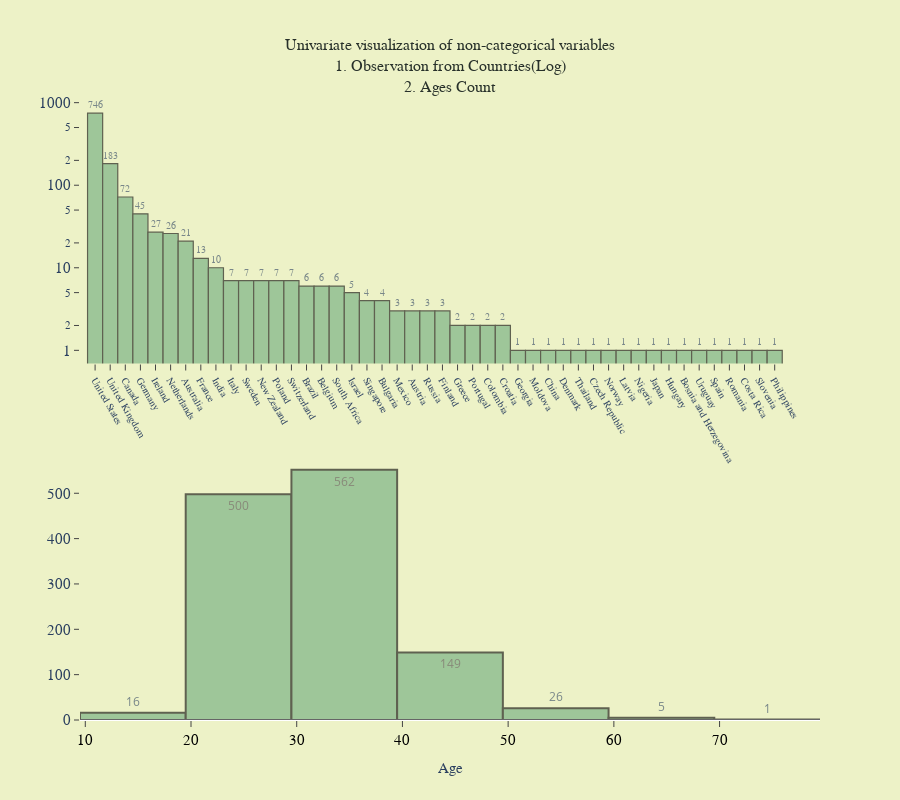

Notebook cell for this chart:
### Code cell
# Create a subplot with 2 rows and 1 column
fig = make_subplots(rows = 2, cols=1)

# Add a bar plot to the first subplot
fig.append_trace(go.Bar(
                        y = df['Country'].value_counts(),
                        x = df['Country'].value_counts().index,
                        name = 'Observations from Countries (Log)',
                        text = df['Country'].value_counts(),
                        textfont = dict(size = 10,
                                        family = 'monospace'),
                        textposition = 'outside',
                        marker=dict(color="#6aa87b")
                        ), row=1, col=1)

# Add a histogram to the second subplot
fig.append_trace(go.Histogram(
                        x = df['Age'],
                        nbinsx = 8,
                        text = ['16', '500', '562', '149', '26', '5', '1'],
                        marker =  dict(color="#6aa87b")),
                        row=2, col=1)

# Update layout and settings for the first subplot
fig.update_xaxes(
        row=1, col=1,
        tickfont = dict(size=10, family = 'monospace'),
        tickmode = 'array',
        ticktext = df['Country'].value_counts().index,
        tickangle = 60,
        ticklen = 6,
        showline = False,
        showgrid = False,
        ticks = 'outside')

fig.update_yaxes(type = 'log',
        row=1, col=1,
        tickfont = dict(size=15, family = 'monospace'),
        tickmode = 'array',
        showline = False,
        showgrid = False,
        ticks = 'outside')

fig.update_traces(
                  marker_line_color='black',
                  marker_line_width= 1.2,
                  opacity=0.6,
                  row = 1, col = 1)

# Update layout and settings for the second subplot
fig.update_xaxes(range=[-1,48], row = 1, col = 1)
fig.update_xaxes(        
        title = dict(text = 'Age',
                     font = dict(size = 15,
                                 family = 'monospace')),
        row=2, col=1,
        tickfont = dict(size=15, family = 'monospace', color = 'black'),
        tickmode = 'array',
        ticktext = ['10-19', '20-29', '30-39', '40-49', '50-59', '60-69', '70-79'],
        ticklen = 6,
        showline = False,
        showgrid = False,
        ticks = 'outside')

fig.update_yaxes(
        row=2, col=1,
        tickfont = dict(size=15, family = 'monospace'),
        tickmode = 'array',
        showline = False,
        showgrid = False,
        ticks = 'outside')

fig.update_traces(
                  marker_line_color='black',
                  marker_line_width = 2,
                  opacity = 0.6,
                  row = 2, col = 1)

# Update overall layout settings
fig.update_layout(height=800, width=900,
                  title = dict(text = 'Univariate visualization of non-categorical variables<br>1. Observation from Countries(Log)<br>2. Ages Count',
                               x = 0.5,
                               font = dict(size = 16, color ='#27302a',
                               family = 'monospace')),
                  plot_bgcolor='#edf2c7',
                  paper_bgcolor = '#edf2c7',
                  showlegend = False)
# Display the plot
fig.show()

### Figure 1 — Plotly figure (JSON) as saved in the notebook; plotly's stock layout.template omitted (floating-point values rounded to 4 significant figures; data arrays with more than 128 entries replaced by an {"elided": "..."} marker saying what was removed)
{"data": [{"marker": {"color": "#6aa87b", "line": {"color": "black", "width": 1.2}}, "name": "Observations from Countries (Log)", "opacity": 0.6, "text": [746, 183, 72, 45, 27, 26, 21, 13, 10, 7, 7, 7, 7, 7, 6, 6, 6, 5, 4, 4, 3, 3, 3, 3, 2, 2, 2, 2, 1, 1, 1, 1, 1, 1, 1, 1, 1, 1, 1, 1, 1, 1, 1, 1, 1, 1], "textfont": {"family": "monospace", "size": 10}, "textposition": "outside", "type": "bar", "x": ["United States", "United Kingdom", "Canada", "Germany", "Ireland", "Netherlands", "Australia", "France", "India", "Italy", "Sweden", "New Zealand", "Poland", "Switzerland", "Brazil", "Belgium", "South Africa", "Israel", "Singapore", "Bulgaria", "Mexico", "Austria", "Russia", "Finland", "Greece", "Portugal", "Colombia", "Croatia", "Georgia", "Moldova", "China", "Denmark", "Thailand", "Czech Republic", "Norway", "Latvia", "Nigeria", "Japan", "Hungary", "Bosnia and Herzegovina", "Uruguay", "Spain", "Romania", "Costa Rica", "Slovenia", "Philippines"], "xaxis": "x", "y": [746, 183, 72, 45, 27, 26, 21, 13, 10, 7, 7, 7, 7, 7, 6, 6, 6, 5, 4, 4, 3, 3, 3, 3, 2, 2, 2, 2, 1, 1, 1, 1, 1, 1, 1, 1, 1, 1, 1, 1, 1, 1, 1, 1, 1, 1], "yaxis": "y"}, {"marker": {"color": "#6aa87b", "line": {"color": "black", "width": 2}}, "nbinsx": 8, "opacity": 0.6, "text": ["16", "500", "562", "149", "26", "5", "1"], "type": "histogram", "x": {"elided": "1247 int values"}, "xaxis": "x2", "yaxis": "y2"}], "layout": {"height": 800, "paper_bgcolor": "#edf2c7", "plot_bgcolor": "#edf2c7", "showlegend": false, "title": {"font": {"color": "#27302a", "family": "monospace", "size": 16}, "text": "Univariate visualization of non-categorical variables<br>1. Observation from Countries(Log)<br>2. Ages Count", "x": 0.5}, "width": 900, "xaxis": {"anchor": "y", "domain": [0, 1], "range": [-1, 48], "showgrid": false, "showline": false, "tickangle": 60, "tickfont": {"family": "monospace", "size": 10}, "ticklen": 6, "tickmode": "array", "ticks": "outside", "ticktext": ["United States", "United Kingdom", "Canada", "Germany", "Ireland", "Netherlands", "Australia", "France", "India", "Italy", "Sweden", "New Zealand", "Poland", "Switzerland", "Brazil", "Belgium", "South Africa", "Israel", "Singapore", "Bulgaria", "Mexico", "Austria", "Russia", "Finland", "Greece", "Portugal", "Colombia", "Croatia", "Georgia", "Moldova", "China", "Denmark", "Thailand", "Czech Republic", "Norway", "Latvia", "Nigeria", "Japan", "Hungary", "Bosnia and Herzegovina", "Uruguay", "Spain", "Romania", "Costa Rica", "Slovenia", "Philippines"], "type": "category"}, "xaxis2": {"anchor": "y2", "autorange": true, "domain": [0, 1], "range": [9.5, 79.5], "showgrid": false, "showline": false, "tickfont": {"color": "black", "family": "monospace", "size": 15}, "ticklen": 6, "tickmode": "array", "ticks": "outside", "ticktext": ["10-19", "20-29", "30-39", "40-49", "50-59", "60-69", "70-79"], "title": {"font": {"family": "monospace", "size": 15}, "text": "Age"}, "type": "linear"}, "yaxis": {"anchor": "x", "autorange": true, "domain": [0.575, 1], "range": [-0.1596, 3.032], "showgrid": false, "showline": false, "tickfont": {"family": "monospace", "size": 15}, "tickmode": "array", "ticks": "outside", "type": "log"}, "yaxis2": {"anchor": "x2", "autorange": true, "domain": [0, 0.425], "range": [0, 581.1], "showgrid": false, "showline": false, "tickfont": {"family": "monospace", "size": 15}, "tickmode": "array", "ticks": "outside"}}}
